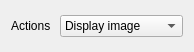
<?xml version="1.0" encoding="UTF-8"?>
<ui version="4.0">
 <class>ActionDialog</class>
 <widget class="QWidget" name="ActionDialog">
  <property name="geometry">
   <rect>
    <x>0</x>
    <y>0</y>
    <width>178</width>
    <height>52</height>
   </rect>
  </property>
  <property name="windowTitle">
   <string/>
  </property>
  <layout class="QGridLayout" name="gridLayout">
   <item row="0" column="0">
    <widget class="QLabel" name="actionSelectLabel">
     <property name="text">
      <string>Actions </string>
     </property>
     <property name="buddy">
      <cstring>actionSelectComboBox</cstring>
     </property>
    </widget>
   </item>
   <item row="0" column="1">
    <widget class="KComboBox" name="actionSelectComboBox">
     <item>
      <property name="text">
       <string>Display image</string>
      </property>
     </item>
     <item>
      <property name="text">
       <string>Download image</string>
      </property>
     </item>
    </widget>
   </item>
  </layout>
 </widget>
 <customwidgets>
  <customwidget>
   <class>KComboBox</class>
   <extends>QComboBox</extends>
   <header>kcombobox.h</header>
  </customwidget>
 </customwidgets>
 <resources/>
 <connections/>
</ui>
